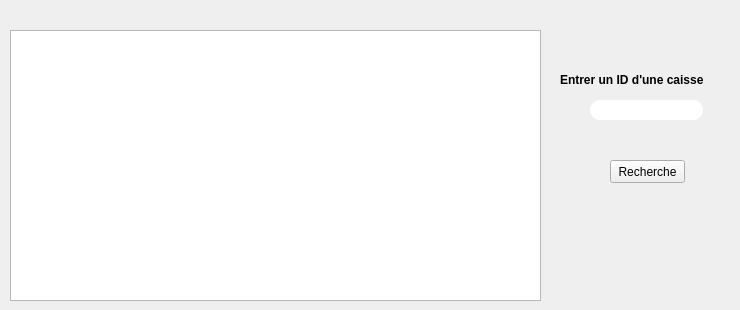
     <widget class="QWidget" name="tab_2">
      <attribute name="title">
       <string>Afficher caisse</string>
      </attribute>
      <widget class="QTableView" name="tableView_c">
       <property name="geometry">
        <rect>
         <x>10</x>
         <y>30</y>
         <width>531</width>
         <height>271</height>
        </rect>
       </property>
      </widget>
      <widget class="QLabel" name="label_ID_Recherche_3">
       <property name="geometry">
        <rect>
         <x>560</x>
         <y>70</y>
         <width>171</width>
         <height>20</height>
        </rect>
       </property>
       <property name="font">
        <font>
         <weight>75</weight>
         <bold>true</bold>
        </font>
       </property>
       <property name="text">
        <string>Entrer un ID d'une caisse</string>
       </property>
      </widget>
      <widget class="QLineEdit" name="lineEdit_recherche_3">
       <property name="geometry">
        <rect>
         <x>590</x>
         <y>100</y>
         <width>113</width>
         <height>20</height>
        </rect>
       </property>
       <property name="whatsThis">
        <string/>
       </property>
       <property name="styleSheet">
        <string notr="true">border-radius:10px;
background-color: rgb(255, 255, 255);</string>
       </property>
       <property name="inputMethodHints">
        <set>Qt::ImhNone</set>
       </property>
       <property name="inputMask">
        <string/>
       </property>
       <property name="text">
        <string/>
       </property>
       <property name="echoMode">
        <enum>QLineEdit::Normal</enum>
       </property>
       <property name="clearButtonEnabled">
        <bool>true</bool>
       </property>
      </widget>
      <widget class="QPushButton" name="pushButton_recherche_3">
       <property name="geometry">
        <rect>
         <x>610</x>
         <y>160</y>
         <width>75</width>
         <height>23</height>
        </rect>
       </property>
       <property name="text">
        <string>Recherche</string>
       </property>
      </widget>
     </widget>
